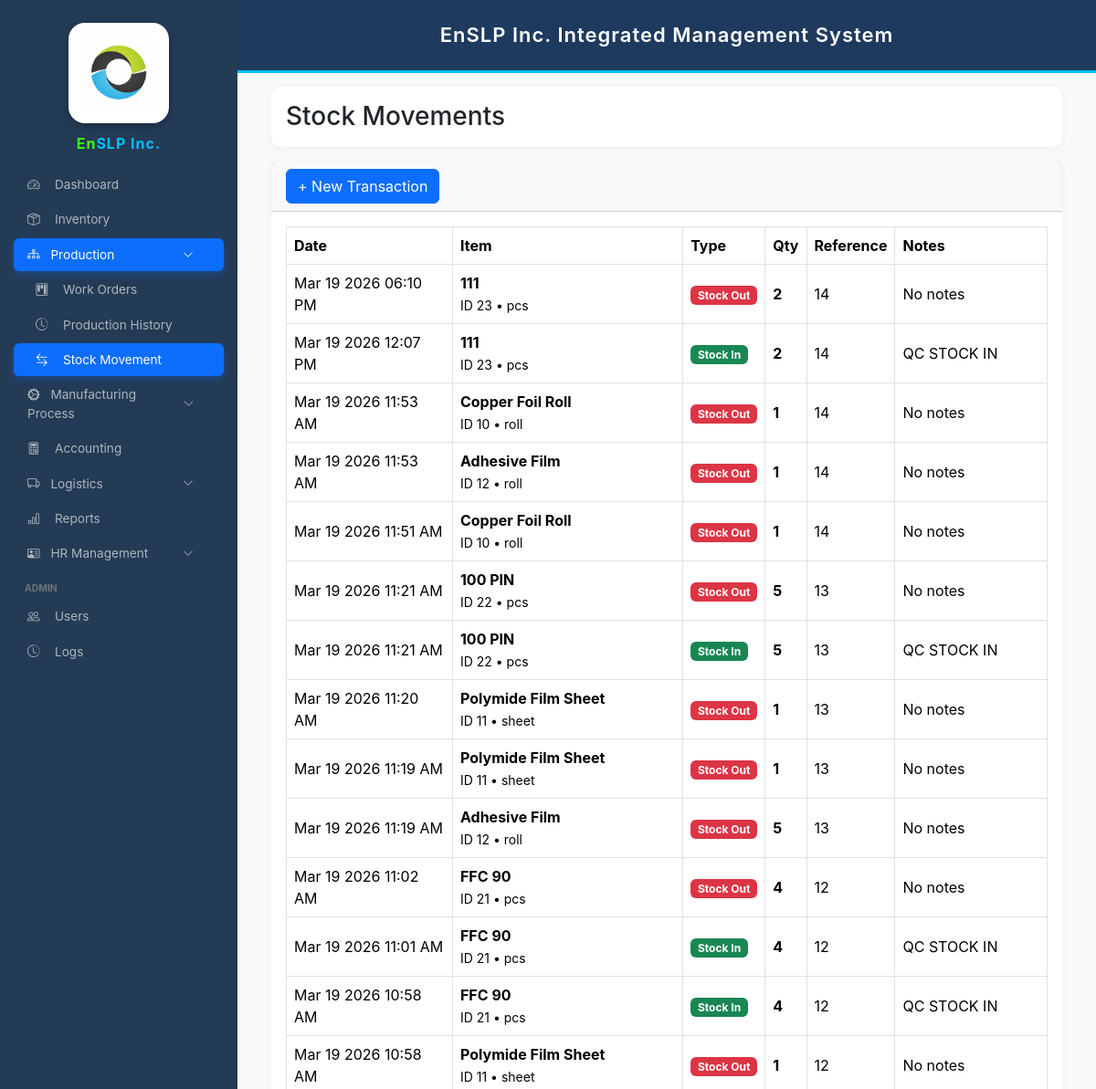
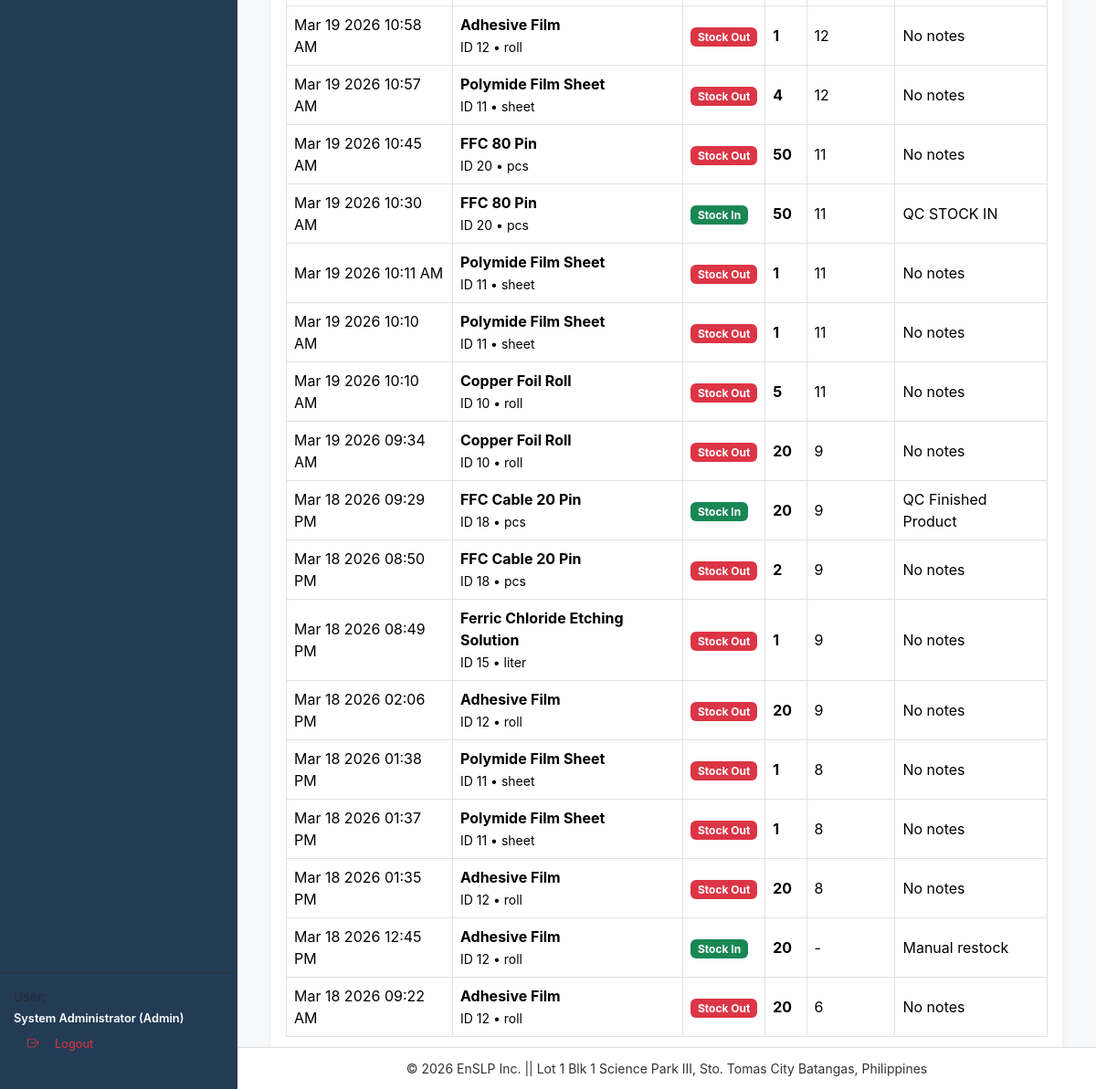
Screenshot of /stock_movement.php (signed in) with the database file from the repository (2 pictures, top to bottom).
### tables this page shows
CREATE TABLE `stock_movements` (
  `id` int(11) NOT NULL,
  `item_id` int(11) DEFAULT NULL,
  `movement_type` varchar(50) DEFAULT NULL,
  `quantity` int(11) DEFAULT NULL,
  `reference` varchar(100) DEFAULT NULL,
  `notes` text DEFAULT NULL,
  `created_at` datetime DEFAULT current_timestamp(),
  `movement_date` datetime DEFAULT current_timestamp()
);

CREATE TABLE `inventory_items` (
  `id` int(11) NOT NULL,
  `item_code` varchar(50) DEFAULT NULL,
  `item_name` varchar(150) NOT NULL,
  `category` varchar(50) DEFAULT NULL,
  `unit` varchar(30) DEFAULT 'pcs',
  `quantity` int(11) NOT NULL DEFAULT 0,
  `reorder_level` int(11) NOT NULL DEFAULT 0,
  `created_at` datetime NOT NULL DEFAULT current_timestamp(),
  `cost` decimal(10,2) DEFAULT NULL,
  `selling_price` decimal(10,2) DEFAULT 0.00,
  `status` varchar(20) DEFAULT 'active',
  `value` decimal(10,2) DEFAULT 0.00
);

### stock_movement.php (the view, shortened to what this page needs)
<?php
require_once 'config.php';
$rows=$conn->query("
SELECT sm.*,ii.item_name,ii.unit
FROM stock_movements sm
LEFT JOIN inventory_items ii ON ii.id=sm.item_id
ORDER BY sm.created_at DESC
")->fetchAll(PDO::FETCH_ASSOC);
?>
<!DOCTYPE html>
<html>
<head>
<link href="https://cdn.jsdelivr.net/npm/bootstrap@5.3.3/dist/css/bootstrap.min.css" rel="stylesheet">
</head>
<body>
<?php include 'sidebar.php'; ?>
<?php include 'header.php'; ?>
<div class="main-content">
<div class="container-fluid">
<div class="card mb-3">
<div class="card-body">
<h3 class="mb-0">Stock Movements</h3>
</div>
</div>
<div class="card">
<div class="card-header">
<button class="btn btn-primary"
data-bs-toggle="modal"
data-bs-target="#newTxnModal">
+ New Transaction
</button>
</div>
<div class="card-body">
<div class="table-responsive">
<table class="table table-bordered align-middle">
<thead>
<tr>
<th>Date</th>
<th>Item</th>
<th>Type</th>
<th>Qty</th>
<th>Reference</th>
<th>Notes</th>
</tr>
</thead>
<tbody>
<?php foreach($rows as $r): ?>
<tr>
<td><?= date("M d Y h:i A",strtotime($r['created_at'])) ?></td>
<td>
<strong><?= htmlspecialchars($r['item_name'] ?? '') ?></strong><br>
<small>ID <?= $r['item_id'] ?> • <?= $r['unit'] ?? '' ?></small>
</td>
<td>
<?php
$type = strtolower($r['movement_type'] ?? '');
if($type == "stock in" || $type == "in"){ ?>
    <span class="badge bg-success">Stock In</span>
<?php }else{ ?>
    <span class="badge bg-danger">Stock Out</span>
<?php } ?>
</td>
<td><strong><?= $r['quantity'] ?></strong></td>
<td><?= htmlspecialchars($r['reference'] ?? '-') ?></td>
<td><?= htmlspecialchars($r['notes'] ?? 'No notes') ?></td>
</tr>
<?php endforeach; ?>
</tbody>
</table>
</div>
</div>
</div>
</div>
</div>
<?php include 'footer.php'; ?>
</body>
</html>

### stock_movement.php (style rules this page uses)
body { background:#f6f8fb; font-family:Segoe UI; }
.main-content { margin-left:260px; padding:25px; margin-top:70px; }
.card { border:none; border-radius:10px; box-shadow:0 2px 10px rgba(0,0,0,0.05); }
.table thead { background:#f1f3f6; }

### sidebar.php (style rules this page uses)
:root { --sb-width:260px; --primary-blue:#0d6efd; --sidebar-bg:#243b55; }
body { font-family:'Inter',sans-serif!important; margin:0!important; background:#f8f9fa; }

### rows the page displays
stock_movements: created_at "Mar 19 2026 06:10 PM", inventory_items.item_name "111", item "23", inventory_items.unit "pcs", movement_type "Stock Out", quantity "2", reference "14", notes "No notes"
stock_movements: created_at "Mar 19 2026 12:07 PM", inventory_items.item_name "111", item "23", inventory_items.unit "pcs", movement_type "Stock In", quantity "2", reference "14", notes "QC STOCK IN"
stock_movements: created_at "Mar 19 2026 11:53 AM", inventory_items.item_name "Copper Foil Roll", item "10", inventory_items.unit "roll", movement_type "Stock Out", quantity "1", reference "14", notes "No notes"
stock_movements: created_at "Mar 19 2026 11:53 AM", inventory_items.item_name "Adhesive Film", item "12", inventory_items.unit "roll", movement_type "Stock Out", quantity "1", reference "14", notes "No notes"
stock_movements: created_at "Mar 19 2026 11:51 AM", inventory_items.item_name "Copper Foil Roll", item "10", inventory_items.unit "roll", movement_type "Stock Out", quantity "1", reference "14", notes "No notes"
stock_movements: created_at "Mar 19 2026 11:21 AM", inventory_items.item_name "100 PIN", item "22", inventory_items.unit "pcs", movement_type "Stock Out", quantity "5", reference "13", notes "No notes"
stock_movements: created_at "Mar 19 2026 11:21 AM", inventory_items.item_name "100 PIN", item "22", inventory_items.unit "pcs", movement_type "Stock In", quantity "5", reference "13", notes "QC STOCK IN"
stock_movements: created_at "Mar 19 2026 11:20 AM", inventory_items.item_name "Polymide Film Sheet", item "11", inventory_items.unit "sheet", movement_type "Stock Out", quantity "1", reference "13", notes "No notes"
stock_movements: created_at "Mar 19 2026 11:19 AM", inventory_items.item_name "Polymide Film Sheet", item "11", inventory_items.unit "sheet", movement_type "Stock Out", quantity "1", reference "13", notes "No notes"
stock_movements: created_at "Mar 19 2026 11:19 AM", inventory_items.item_name "Adhesive Film", item "12", inventory_items.unit "roll", movement_type "Stock Out", quantity "5", reference "13", notes "No notes"
stock_movements: created_at "Mar 19 2026 11:02 AM", inventory_items.item_name "FFC 90", item "21", inventory_items.unit "pcs", movement_type "Stock Out", quantity "4", reference "12", notes "No notes"
stock_movements: created_at "Mar 19 2026 11:01 AM", inventory_items.item_name "FFC 90", item "21", inventory_items.unit "pcs", movement_type "Stock In", quantity "4", reference "12", notes "QC STOCK IN"
stock_movements: created_at "Mar 19 2026 10:58 AM", inventory_items.item_name "FFC 90", item "21", inventory_items.unit "pcs", movement_type "Stock In", quantity "4", reference "12", notes "QC STOCK IN"
stock_movements: created_at "Mar 19 2026 10:58 AM", inventory_items.item_name "Polymide Film Sheet", item "11", inventory_items.unit "sheet", movement_type "Stock Out", quantity "1", reference "12", notes "No notes"
stock_movements: created_at "Mar 19 2026 10:58 AM", inventory_items.item_name "Adhesive Film", item "12", inventory_items.unit "roll", movement_type "Stock Out", quantity "1", reference "12", notes "No notes"
stock_movements: created_at "Mar 19 2026 10:57 AM", inventory_items.item_name "Polymide Film Sheet", item "11", inventory_items.unit "sheet", movement_type "Stock Out", quantity "4", reference "12", notes "No notes"
stock_movements: created_at "Mar 19 2026 10:45 AM", inventory_items.item_name "FFC 80 Pin", item "20", inventory_items.unit "pcs", movement_type "Stock Out", quantity "50", reference "11", notes "No notes"
stock_movements: created_at "Mar 19 2026 10:30 AM", inventory_items.item_name "FFC 80 Pin", item "20", inventory_items.unit "pcs", movement_type "Stock In", quantity "50", reference "11", notes "QC STOCK IN"
stock_movements: created_at "Mar 19 2026 10:11 AM", inventory_items.item_name "Polymide Film Sheet", item "11", inventory_items.unit "sheet", movement_type "Stock Out", quantity "1", reference "11", notes "No notes"
stock_movements: created_at "Mar 19 2026 10:10 AM", inventory_items.item_name "Polymide Film Sheet", item "11", inventory_items.unit "sheet", movement_type "Stock Out", quantity "1", reference "11", notes "No notes"
stock_movements: created_at "Mar 19 2026 10:10 AM", inventory_items.item_name "Copper Foil Roll", item "10", inventory_items.unit "roll", movement_type "Stock Out", quantity "5", reference "11", notes "No notes"
stock_movements: created_at "Mar 19 2026 09:34 AM", inventory_items.item_name "Copper Foil Roll", item "10", inventory_items.unit "roll", movement_type "Stock Out", quantity "20", reference "9", notes "No notes"
stock_movements: created_at "Mar 18 2026 09:29 PM", inventory_items.item_name "FFC Cable 20 Pin", item "18", inventory_items.unit "pcs", movement_type "Stock In", quantity "20", reference "9", notes "QC Finished Product"
stock_movements: created_at "Mar 18 2026 08:50 PM", inventory_items.item_name "FFC Cable 20 Pin", item "18", inventory_items.unit "pcs", movement_type "Stock Out", quantity "2", reference "9", notes "No notes"
stock_movements: created_at "Mar 18 2026 08:49 PM", inventory_items.item_name "Ferric Chloride Etching Solution", item "15", inventory_items.unit "liter", movement_type "Stock Out", quantity "1", reference "9", notes "No notes"
stock_movements: created_at "Mar 18 2026 02:06 PM", inventory_items.item_name "Adhesive Film", item "12", inventory_items.unit "roll", movement_type "Stock Out", quantity "20", reference "9", notes "No notes"
stock_movements: created_at "Mar 18 2026 01:38 PM", inventory_items.item_name "Polymide Film Sheet", item "11", inventory_items.unit "sheet", movement_type "Stock Out", quantity "1", reference "8", notes "No notes"
stock_movements: created_at "Mar 18 2026 01:37 PM", inventory_items.item_name "Polymide Film Sheet", item "11", inventory_items.unit "sheet", movement_type "Stock Out", quantity "1", reference "8", notes "No notes"
stock_movements: created_at "Mar 18 2026 01:35 PM", inventory_items.item_name "Adhesive Film", item "12", inventory_items.unit "roll", movement_type "Stock Out", quantity "20", reference "8", notes "No notes"
stock_movements: created_at "Mar 18 2026 12:45 PM", inventory_items.item_name "Adhesive Film", item "12", inventory_items.unit "roll", movement_type "Stock In", quantity "20", reference "-", notes "Manual restock"
stock_movements: created_at "Mar 18 2026 09:22 AM", inventory_items.item_name "Adhesive Film", item "12", inventory_items.unit "roll", movement_type "Stock Out", quantity "20", reference "6", notes "No notes"
